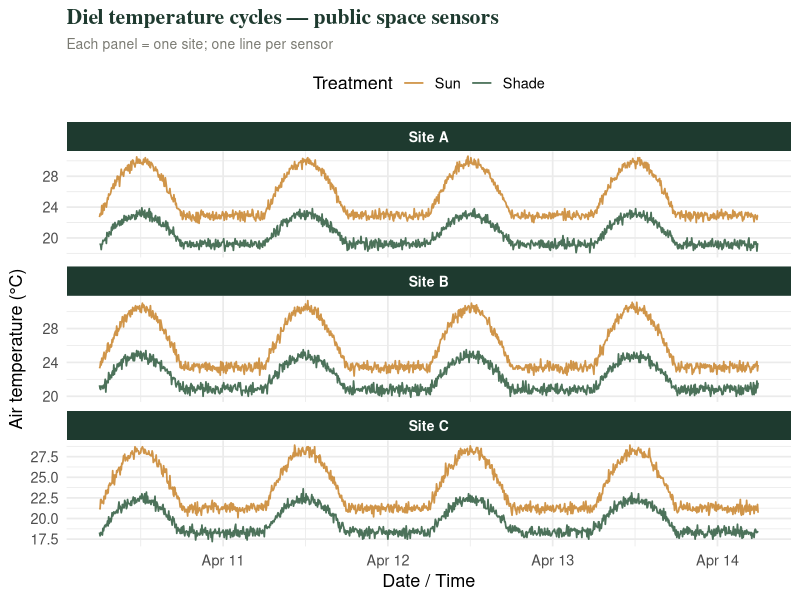
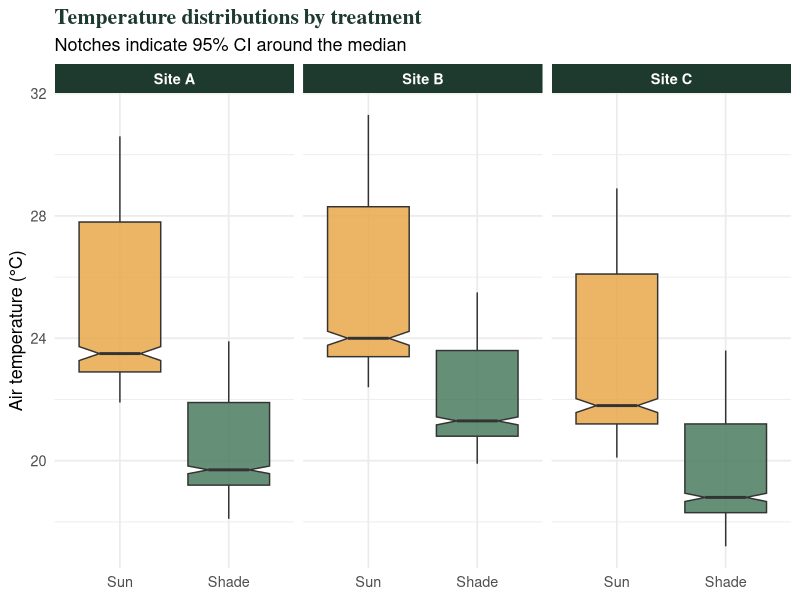
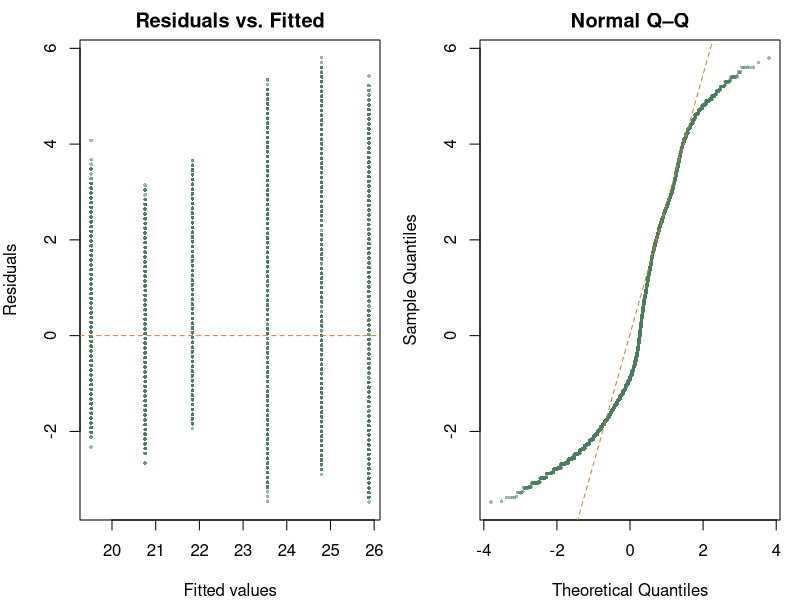
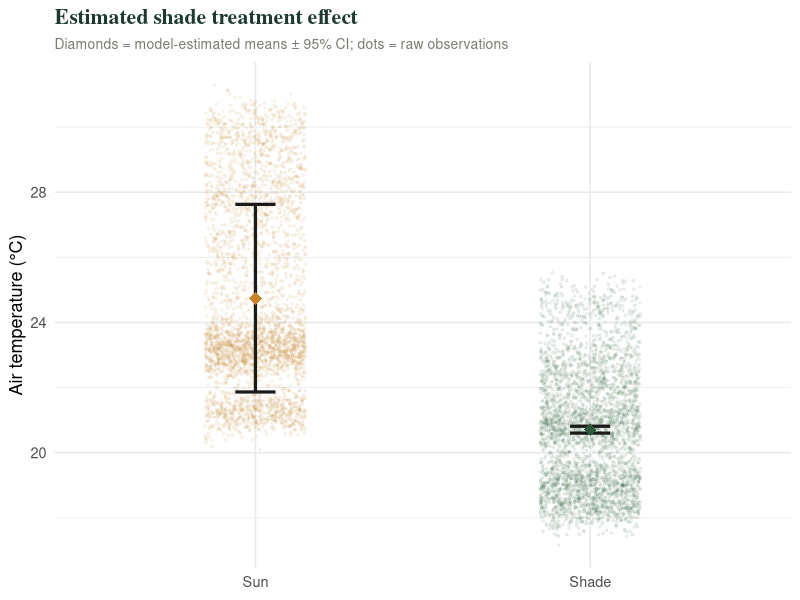

Recreate these plots in R, in order.
## ---- chunk 1
knitr::opts_chunk$set(
  echo    = TRUE,
  warning = FALSE,
  message = FALSE,
  fig.width  = 8,
  fig.height = 4.5
)
library(tidyverse)
library(lubridate)
library(lme4)
library(lmerTest)
library(ggplot2)
library(knitr)
## ---- chunk 2
meta_example <- data.frame(
  Sensor_id = c("260191640D", "260191640E", "260191641F", "260191641G"),
  Site      = c("Site A",     "Site A",     "Site B",     "Site B"),
  Treatment = c("Shade",      "Sun",        "Shade",      "Sun")
)
knitr::kable(meta_example,
  caption = "Example locations_treatments.csv — two paired sensors per site.")
## ---- chunk 3
set.seed(2026)
n_sites <- 3
n_sensors_per_site <- 2
minutes_per_day <- 288   # 5-minute intervals
n_days <- 4

sites <- paste0("Site ", LETTERS[1:n_sites])
treatments <- c("Shade", "Sun")

sim_list <- lapply(sites, function(s) {
  site_baseline <- rnorm(1, 22, 1.5)   # site-level intercept offset
  lapply(treatments, function(trt) {
    sensor_id_label <- paste0(s, "_", trt)
    sensor_offset   <- rnorm(1, 0, 0.4)
    trt_effect      <- if (trt == "Shade") -3.2 else 0

    # Create datetime sequence
    start <- as.POSIXct("2026-04-10 06:00:00", tz = "America/Los_Angeles")
    times <- start + seq(0, by = 300, length.out = n_days * minutes_per_day)

    hour_of_day <- as.numeric(format(times, "%H")) +
                   as.numeric(format(times, "%M")) / 60

    # Diel cycle: sine wave peaking around 14:00
    diel_amp <- if (trt == "Sun") 7 else 4
    base_temp <- site_baseline + trt_effect + sensor_offset +
                 diel_amp * sin(pi * (hour_of_day - 6) / 12) * (hour_of_day >= 6 & hour_of_day <= 18) +
                 rnorm(length(times), 0, 0.35)

    data.frame(
      sensor_id = sensor_id_label,
      site      = s,
      treatment = trt,
      datetime  = times,
      temp_C    = round(base_temp, 1)
    )
  }) |> bind_rows()
}) |> bind_rows() |>
  mutate(treatment = factor(treatment, levels = c("Sun", "Shade")))
## ---- chunk 4
ggplot(sim_list, aes(x = datetime, y = temp_C,
                     colour = treatment, group = sensor_id)) +
  geom_line(linewidth = 0.6, alpha = 0.85) +
  facet_wrap(~ site, ncol = 1, scales = "free_y") +
  scale_colour_manual(
    values = c(Sun = "#c8832a", Shade = "#2d5a3d"),
    name   = "Treatment"
  ) +
  labs(
    x = "Date / Time",
    y = "Air temperature (°C)",
    title = "Diel temperature cycles — public space sensors",
    subtitle = "Each panel = one site; one line per sensor"
  ) +
  theme_minimal(base_size = 13) +
  theme(
    strip.background = element_rect(fill = "#1e3a2f", colour = NA),
    strip.text       = element_text(colour = "white", face = "bold", size = 10),
    legend.position  = "top",
    plot.title       = element_text(family = "serif", face = "bold", colour = "#1e3a2f"),
    plot.subtitle    = element_text(colour = "#7a7a72", size = 10)
  )
## ---- chunk 5
ggplot(sim_list, aes(x = treatment, y = temp_C, fill = treatment)) +
  geom_boxplot(notch = TRUE, outlier.size = 0.8, alpha = 0.85) +
  facet_wrap(~ site, nrow = 1) +
  scale_fill_manual(values = c(Sun = "#e8a84a", Shade = "#4a7c5e"),
                    guide = "none") +
  labs(
    x = NULL, y = "Air temperature (°C)",
    title    = "Temperature distributions by treatment",
    subtitle = "Notches indicate 95% CI around the median"
  ) +
  theme_minimal(base_size = 13) +
  theme(
    strip.background = element_rect(fill = "#1e3a2f", colour = NA),
    strip.text       = element_text(colour = "white", face = "bold"),
    plot.title       = element_text(family = "serif", face = "bold", colour = "#1e3a2f")
  )
## ---- chunk 6
sim_list |>
  group_by(site, treatment) |>
  summarise(
    n           = n(),
    mean_temp   = round(mean(temp_C, na.rm = TRUE), 2),
    sd_temp     = round(sd(temp_C,   na.rm = TRUE), 2),
    min_temp    = round(min(temp_C,  na.rm = TRUE), 1),
    max_temp    = round(max(temp_C,  na.rm = TRUE), 1),
    .groups = "drop"
  ) |>
  knitr::kable(
    col.names = c("Site", "Treatment", "n", "Mean (°C)", "SD (°C)", "Min (°C)", "Max (°C)"),
    caption   = "Descriptive statistics for each sensor group."
  )
## ---- chunk 7
library(lme4)
library(lmerTest)   # adds Satterthwaite p-values to lmer output

model1 <- lmer(
  temp_C ~ treatment + (1 | site),
  data = sim_list,
  REML = TRUE         # Restricted Maximum Likelihood — preferred for variance estimation
)

summary(model1)
## ---- chunk 8
fe <- as.data.frame(coef(summary(model1)))
fe$term <- rownames(fe)
rownames(fe) <- NULL
fe <- fe[, c("term", "Estimate", "Std. Error", "df", "t value", "Pr(>|t|)")]
knitr::kable(round(fe[, -1], 4),
             row.names = FALSE,
             col.names = c("Estimate", "SE", "df", "t", "p-value"),
             caption   = "Fixed effects from the random-intercept model.")
## ---- chunk 9
vc <- as.data.frame(VarCorr(model1))
knitr::kable(
  vc[, c("grp", "var1", "vcov", "sdcor")],
  col.names = c("Group", "Term", "Variance", "Std. Dev."),
  digits    = 4,
  caption   = "Random-effects variance components."
)
## ---- chunk 10
model_null <- lm(temp_C ~ treatment, data = sim_list)   # no random effect

# AIC comparison — lower is better
AIC(model_null, model1)
## ---- chunk 11
par(mfrow = c(1, 2), mar = c(4, 4, 2, 1))

# Residuals vs fitted
plot(fitted(model1), residuals(model1),
     pch = 16, cex = 0.5, col = "#4a7c5e88",
     xlab = "Fitted values", ylab = "Residuals",
     main = "Residuals vs. Fitted")
abline(h = 0, lty = 2, col = "#c8832a")

# Normal Q-Q
qqnorm(residuals(model1), pch = 16, cex = 0.5, col = "#4a7c5e88",
       main = "Normal Q–Q")
qqline(residuals(model1), col = "#c8832a", lty = 2)

par(mfrow = c(1, 1))
## ---- chunk 12
confint(model1, method = "Wald")   # Wald CIs are fast; use "profile" for publication
## ---- chunk 13
# Extract fixed-effect predictions with confidence intervals
library(broom.mixed)

fe_ci <- broom.mixed::tidy(model1, effects = "fixed", conf.int = TRUE)

# Reference level is Sun; add Shade prediction manually
intercept <- fe_ci$estimate[fe_ci$term == "(Intercept)"]
shade_est <- fe_ci$estimate[fe_ci$term == "treatmentShade"]
shade_ci_lo <- fe_ci$conf.low[fe_ci$term == "treatmentShade"]
shade_ci_hi <- fe_ci$conf.high[fe_ci$term == "treatmentShade"]

pred_df <- data.frame(
  treatment = c("Sun", "Shade"),
  mean_est  = c(intercept, intercept + shade_est),
  ci_lo     = c(fe_ci$conf.low[1],  intercept + shade_ci_lo),
  ci_hi     = c(fe_ci$conf.high[1], intercept + shade_ci_hi)
) |> mutate(treatment = factor(treatment, levels = c("Sun", "Shade")))

ggplot() +
  geom_jitter(
    data  = sim_list,
    aes(x = treatment, y = temp_C, colour = treatment),
    width = 0.15, alpha = 0.08, size = 0.6
  ) +
  geom_errorbar(
    data = pred_df,
    aes(x = treatment, ymin = ci_lo, ymax = ci_hi),
    width = 0.12, linewidth = 1.1, colour = "#1a1a18"
  ) +
  geom_point(
    data  = pred_df,
    aes(x = treatment, y = mean_est, colour = treatment),
    size  = 4, shape = 18
  ) +
  scale_colour_manual(values = c(Sun = "#c8832a", Shade = "#2d5a3d"),
                      guide  = "none") +
  labs(
    x = NULL, y = "Air temperature (°C)",
    title    = "Estimated shade treatment effect",
    subtitle = "Diamonds = model-estimated means ± 95% CI; dots = raw observations"
  ) +
  theme_minimal(base_size = 13) +
  theme(
    plot.title    = element_text(family = "serif", face = "bold", colour = "#1e3a2f"),
    plot.subtitle = element_text(colour = "#7a7a72", size = 10)
  )
